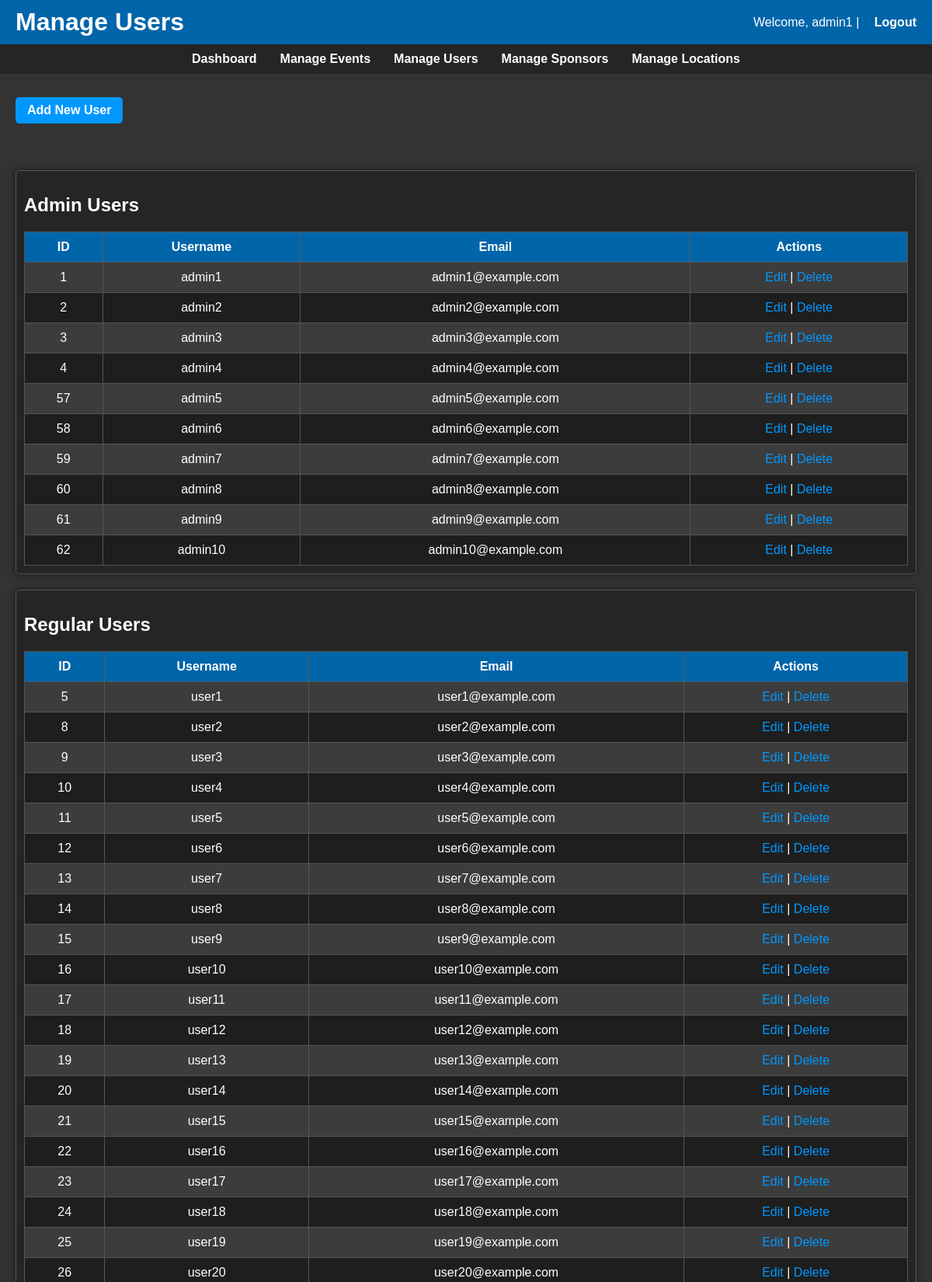
Screenshot of /admin/admin_users.php (signed in, upper part) with the database file from the repository.
### tables this page shows
CREATE TABLE `users` (
  `user_id` int(11) NOT NULL,
  `username` varchar(50) NOT NULL,
  `password` varchar(255) DEFAULT NULL,
  `email` varchar(100) NOT NULL,
  `user_type` varchar(10) DEFAULT NULL,
  `created_at` timestamp NOT NULL DEFAULT CURRENT_TIMESTAMP
);

### admin/admin_users.php (the view, shortened to what this page needs)
<?php
include '../config/db_connect.php';
$users = $conn->query("SELECT * FROM Users WHERE user_type = 'User' ORDER BY user_id ASC");
$admins = $conn->query("SELECT * FROM Users WHERE user_type = 'Admin' ORDER BY user_id ASC");
?>
<!DOCTYPE html>
<html lang="en">
<head>
    <link rel="stylesheet" href="../assets/css/style2.css">
</head>
<body>
    <header>
        <h1>Manage Users</h1>
        <p>Welcome, <?php echo htmlspecialchars($_SESSION['username']); ?> | <a href="../auth/logout.php">Logout</a></p>
    </header>
    <nav>
        <a href="/admin/admin.php">Dashboard</a>
        <a href="/admin/admin_events.php">Manage Events</a>
        <a href="/admin/admin_users.php">Manage Users</a>
        <a href="/admin/admin_sponsors.php">Manage Sponsors</a>
        <a href="/admin/admin_locations.php">Manage Locations</a>
    </nav>
    <div class="container">
        <a href="add_user.php" class="add-user-btn">Add New User</a>
    </div>
    <div class="container">
        <div class="section">
            <h2>Admin Users</h2>
            <table>
                <tr>
                    <th>ID</th>
                    <th>Username</th>
                    <th>Email</th>
                    <th>Actions</th>
                </tr>
                <?php while ($admin = $admins->fetch_assoc()): ?>
                <tr>
                    <td><?php echo $admin['user_id']; ?></td>
                    <td><?php echo $admin['username']; ?></td>
                    <td><?php echo $admin['email']; ?></td>
                    <td>
                        <a href="edit_user.php?id=<?php echo $admin['user_id']; ?>">Edit</a> |
                        <a href="delete_user.php?id=<?php echo $admin['user_id']; ?>" onclick="return confirm('Are you sure?')">Delete</a>
                    </td>
                </tr>
                <?php endwhile; ?>
            </table>
        </div>
        <div class="section">
            <h2>Regular Users</h2>
            <table>
                <tr>
                    <th>ID</th>
                    <th>Username</th>
                    <th>Email</th>
                    <th>Actions</th>
                </tr>
                <?php while ($user = $users->fetch_assoc()): ?>
                <tr>
                    <td><?php echo $user['user_id']; ?></td>
                    <td><?php echo $user['username']; ?></td>
                    <td><?php echo $user['email']; ?></td>
                    <td>
                        <a href="edit_user.php?id=<?php echo $user['user_id']; ?>">Edit</a> |
                        <a href="delete_user.php?id=<?php echo $user['user_id']; ?>" onclick="return confirm('Are you sure?')">Delete</a>
                    </td>
                </tr>
                <?php endwhile; ?>
            </table>
        </div>
    </div>
</body>
</html>

### assets/css/style2.css (style rules this page uses)
body { font-family: Arial, sans-serif; margin: 0; padding: 0; background-color: #1e1e1e; color: #ffffff; }
header { background-color: #0065a9; color: white; padding: 10px 20px; display: flex; justify-content: space-between; align-items: center; }
h1 { color: #ffffff; }
h2 { color: #ffffff; }
header h1 { margin: 0; }
header p { margin: 0; }
header a { color: white; text-decoration: none; font-weight: bold; margin-left: 15px; }
nav { display: flex; justify-content: center; background-color: #252525; padding: 10px; }
nav a { color: #ffffff; margin: 0 15px; text-decoration: none; font-weight: bold; }
.container { padding: 20px; }
.section { margin-bottom: 30px; background-color: #444444; padding: 15px; border-radius: 5px; box-shadow: 0 0 10px rgba(0, 0, 0, 0.5); }
@media (min-width: 768px) { .container { flex-direction: row; align-items: flex-start; } }
th { background-color: #0065a9; color: white; }
tr:nth-child(even) { background-color: #3c3c3c; }
tr:nth-child(odd) { background-color: #1e1e1e; }
table { width: 100%; border-collapse: collapse; margin-top: 10px; }
th, td { padding: 10px; text-align: center; border: 1px solid #555555; }
a { color: #0098ff; text-decoration: none; }

### admin/admin_users.php (style rules this page uses)
header { background-color: #0065a9; color: white; padding: 10px 20px; display: flex; justify-content: space-between; align-items: center; }
header h1 { margin: 0; }
header p { margin: 0; }
header a { color: white; text-decoration: none; font-weight: bold; margin-left: 15px; }
.container { padding: 20px; background-color: #333333; }
.section { margin: 20px 0; padding: 10px; border: 1px solid #555555; border-radius: 5px; background-color: #252525; }
table { width: 100%; border-collapse: collapse; margin-top: 10px; }
th, td { padding: 10px; border: 1px solid #555555; text-align: center; }
th { background-color: #0065a9; color: white; }
a { color: #0098ff; text-decoration: none; }
.add-user-btn { display: inline-block; padding: 8px 15px; background-color: #0098ff; color: white; border-radius: 5px; text-decoration: none; font-weight: bold; margin-top: 10px; }

### rows the page displays
users: user_id "1", username "admin1", email "admin1@example.com"
users: user_id "2", username "admin2", email "admin2@example.com"
users: user_id "3", username "admin3", email "admin3@example.com"
users: user_id "4", username "admin4", email "admin4@example.com"
users: user_id "57", username "admin5", email "admin5@example.com"
users: user_id "58", username "admin6", email "admin6@example.com"
users: user_id "59", username "admin7", email "admin7@example.com"
users: user_id "60", username "admin8", email "admin8@example.com"
users: user_id "61", username "admin9", email "admin9@example.com"
users: user_id "62", username "admin10", email "admin10@example.com"
users: user_id "5", username "user1", email "user1@example.com"
users: user_id "8", username "user2", email "user2@example.com"
users: user_id "9", username "user3", email "user3@example.com"
users: user_id "10", username "user4", email "user4@example.com"
users: user_id "11", username "user5", email "user5@example.com"
users: user_id "12", username "user6", email "user6@example.com"
users: user_id "13", username "user7", email "user7@example.com"
users: user_id "14", username "user8", email "user8@example.com"
users: user_id "15", username "user9", email "user9@example.com"
users: user_id "16", username "user10", email "user10@example.com"
users: user_id "17", username "user11", email "user11@example.com"
users: user_id "18", username "user12", email "user12@example.com"
users: user_id "19", username "user13", email "user13@example.com"
users: user_id "20", username "user14", email "user14@example.com"
users: user_id "21", username "user15", email "user15@example.com"
users: user_id "22", username "user16", email "user16@example.com"
users: user_id "23", username "user17", email "user17@example.com"
users: user_id "24", username "user18", email "user18@example.com"
users: user_id "25", username "user19", email "user19@example.com"
users: user_id "26", username "user20", email "user20@example.com"

### other values shown
$_SESSION['username'] "admin1"
